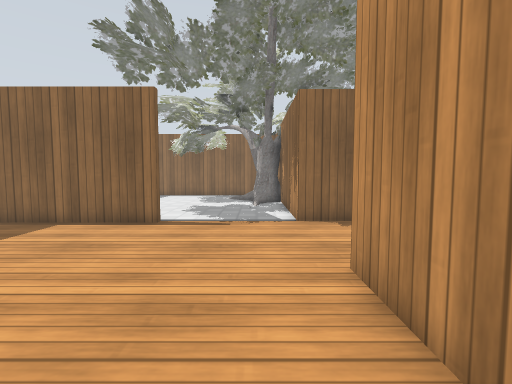
view 1 (above)

16 first-person views from a walk through a Gazebo world. The camera is 0.9 m above the floor, tilts 4° down and sees 85° across. The floor is counted in squares, 0.5 m on a side. Each view is taken from the middle of a square. On the plan, view 1 faces up. The plan holds only what a view shows up to about 15 squares ahead; the rest is blank. Simple patterns stand in for the simulator's built-in surfaces.

view 2
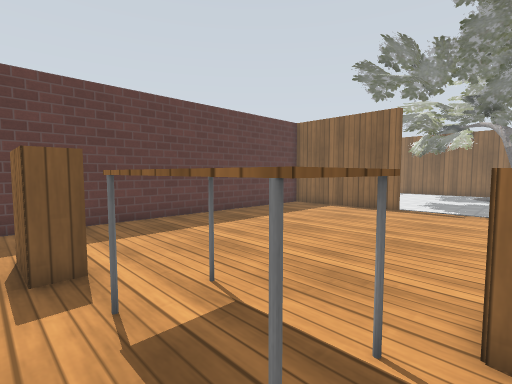

view 3
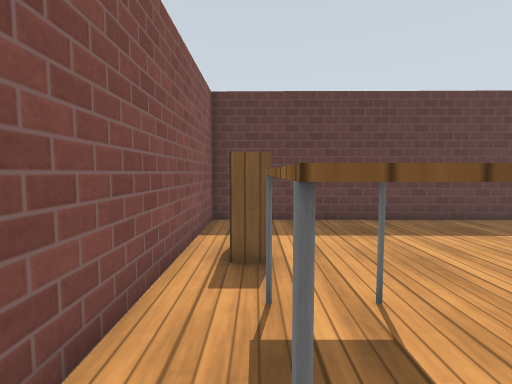

view 4
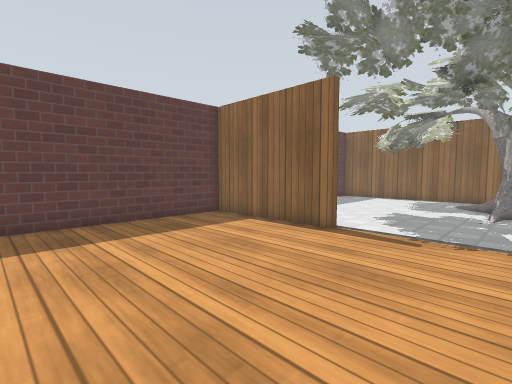

view 5
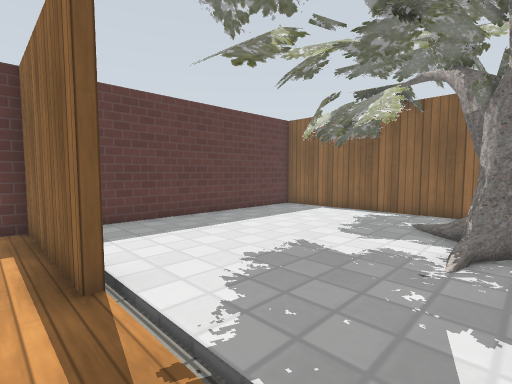

view 6
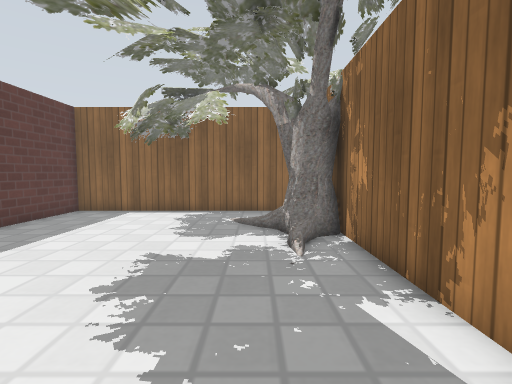

view 7
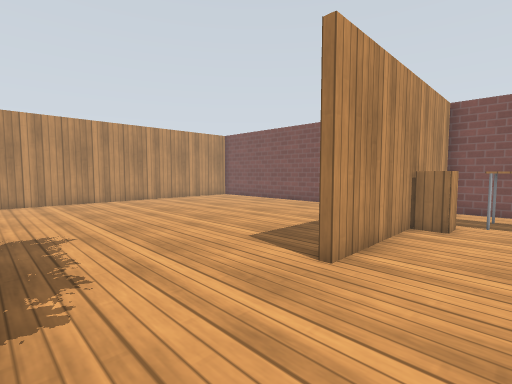

view 8
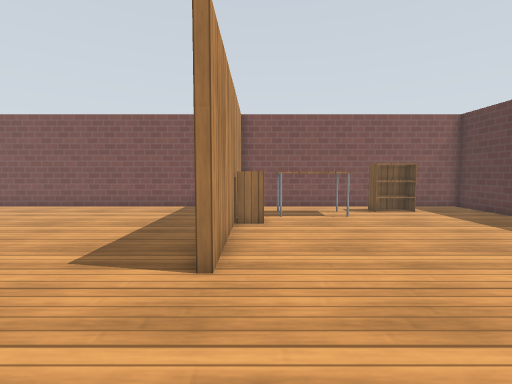

view 9
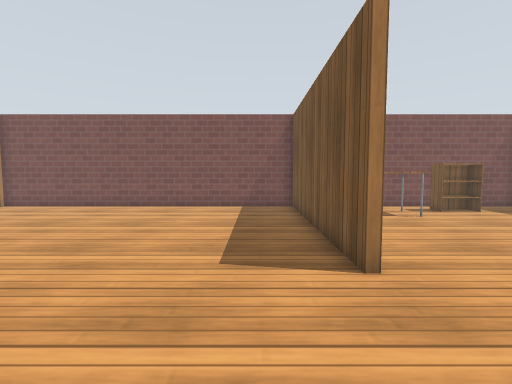

view 10
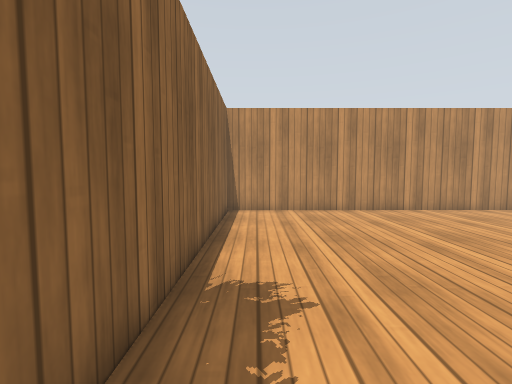

view 11
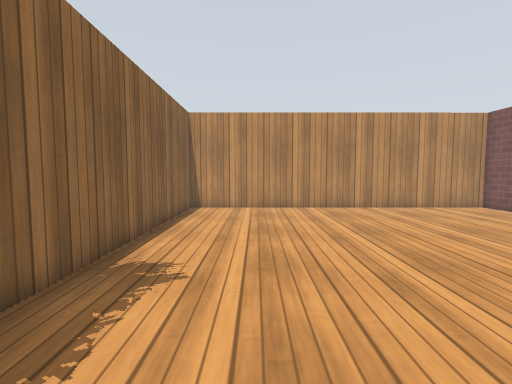

view 12
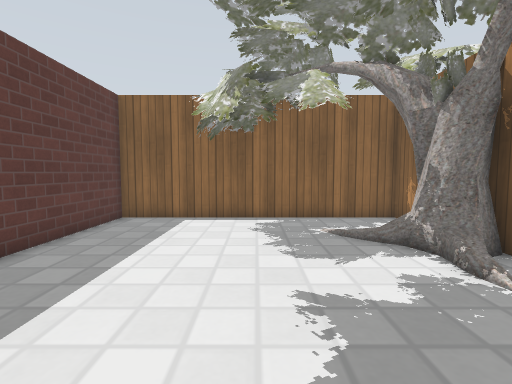

view 13
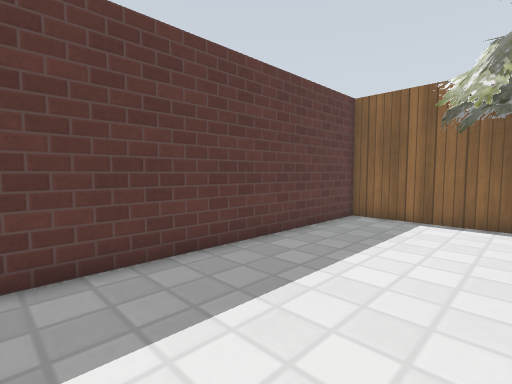

view 14
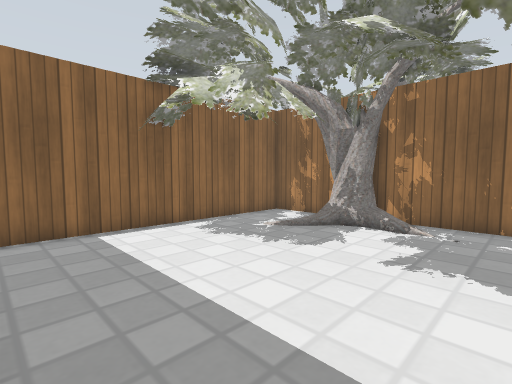

view 15
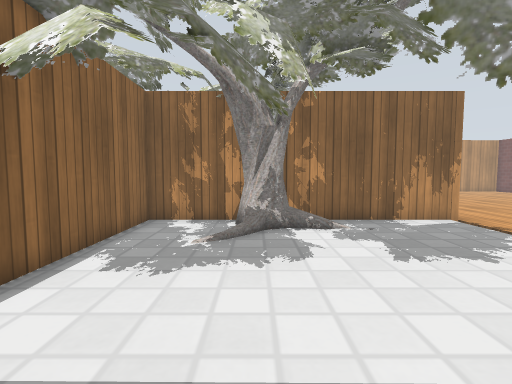

view 16
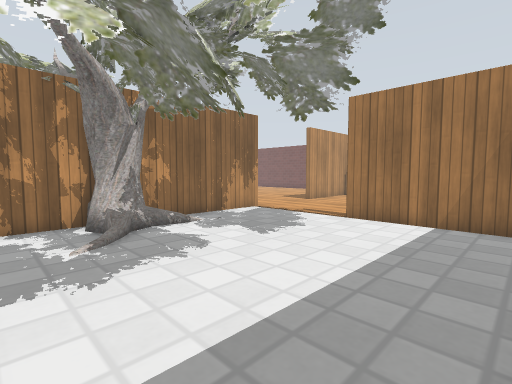

### Floor plan
Key: @ floor where view 1 was taken; # wall or solid block; . floor; T oak tree; C cabinet; A table; B bookshelf.
Columns run from 10 left of view 1 to 18 right of it. Each row starts with its distance up from view 1.
 22 #####T#######
 21 #...TT..TT..#
 20 #...TT....T.#
 19 #...TT.TTTTT#
 18 #....TTTTTTT#
 17 #....TTTT.TT#
 16 #.........T.#
 15 #........T..#
 14 #.......T...#
 13 #.......T...#
 12 #......T....#
 11 #...........################
 10 #######....................##
  9 #...........................#
  8 #...........................#
  7 #...........................#
  6 #...........................#
  5 #...........#...............#
  4 #...........#...............#
  3 #...........#...............#
  2 #...........#...............#
  1 #...........#...............#
  0 #.........@C#...............#
 -1 #...........#...............#
 -2 #......AAAA.#...............#
 -3 #...BB..AAA.#...............#
 -4 #...........#...............#
 -5 #############################

Positions as (right, up) in squares from view 1, and headings:
1: (0, 0), facing up
2: (1, -4), facing up-left
3: (1, -3), facing left
4: (1, 2), facing up-left
5: (1, 9), facing up-left
6: (-1, 9), facing up
7: (-1, 10), facing down-right
8: (1, 10), facing down
9: (4, 10), facing down
10: (4, 9), facing right
11: (3, 7), facing right
12: (-4, 11), facing up
13: (-4, 11), facing up-left
14: (-9, 13), facing up-right
15: (-9, 18), facing right
16: (-9, 21), facing down-right
